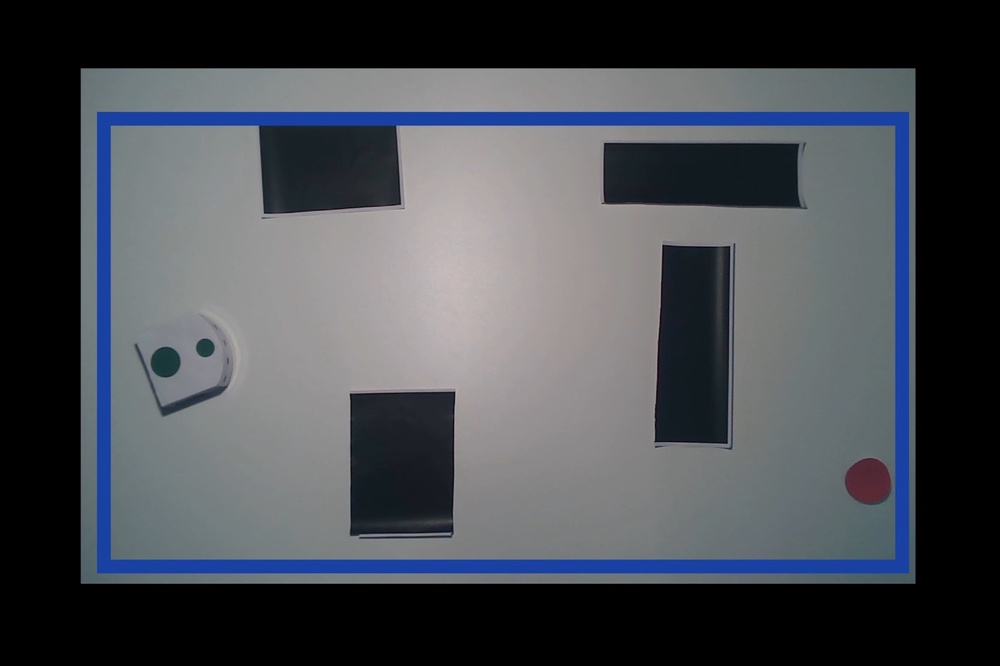
#> input picture Final_map.jpg, 1000 x 666 px, shrunk from 1616 x 1077 before the run
$ jupyter execute --allow-errors Vision_Pipeline.ipynb   (shell and % lines are left out)
#> lines starting #> are read from the running program, lines starting #| are printed output that depends on the picture; after the words box and inside, x2 and y2 are one past the last pixel; in counts of white or black regions, pixels touching at a corner belong together
# Imports

[cell 1]
import cv2
import numpy as np
import matplotlib.pyplot as plt
from matplotlib import colors
import math
import time
import heapq

# Vision Pipeline

[cell 2]
map_raw = cv2.imread('Final_map.jpg')
#> map_raw is the input picture: shape (666, 1000, 3); mean B, G, R 81.3, 75.2, 71.5

## 1. Goal Detection

[cell 3]
def find_goal(map_raw):
    # WRITE CODE TO TAKE PICTURE (named map_raw)
    # Code Here:

    # Values for detecting the color red
    low_red = np.array([150, 100, 50])
    high_red = np.array([200, 255, 255])

    # Convert image to HSV
    map_hsv = cv2.cvtColor(map_raw, cv2.COLOR_BGR2HSV)

    # Apply mask to image to get the goal (red circle)
    mask = cv2.inRange(map_hsv, low_red, high_red)
    map_mask_goal = cv2.bitwise_and(map_raw, map_raw, mask=mask)

    # Convert image to gray
    gray_goal = cv2.cvtColor(map_mask_goal, cv2.COLOR_BGR2GRAY)

    # Detect circles
    circles = cv2.HoughCircles(gray_goal, cv2.HOUGH_GRADIENT,
                               1, 20, param1=100, param2=10,
                               minRadius=20, maxRadius=100)

    # Output
    if circles is None:
        print("Warning: No goal found, take another picture.")
        find_goal(map_raw) # Remove argument when code is modified
    else:
        return [circles[0, 0, 0], circles[0, 0, 1]]

## 2. Thymio Detection

[cell 4]
def find_thymio(map_raw):
    # WRITE CODE TO TAKE PICTURE (named map_raw)
    # Code Here:


    # Values for detecting the color green
    low_green = np.array([10, 100, 50])
    high_green = np.array([130, 255, 255])

    # Convert image to HSV
    map_hsv = cv2.cvtColor(map_raw, cv2.COLOR_BGR2HSV)

    # Apply mask to image to get the goal (red circle)
    mask = cv2.inRange(map_hsv, low_green, high_green)
    map_mask_thymio = cv2.bitwise_and(map_raw, map_raw, mask=mask)

    # Convert image to gray
    gray_thymio = cv2.cvtColor(map_mask_thymio, cv2.COLOR_BGR2GRAY)

    # Detect circles
    circles = cv2.HoughCircles(gray_thymio, cv2.HOUGH_GRADIENT,
                               1, 20, param1=100, param2=10,
                               minRadius=0, maxRadius=100)

    # Output
    if circles.shape[1]<2:
        print("Warning: No thymio found, take another picture.")
        find_thymio(map_raw) # Remove argument when code is modified
    else:
        if circles[0][0][2] > circles[0][1][2]:
            xp,yp,rp = circles[0][1]
            xg,yg,rg = circles[0][0]
        else:
            xp,yp,rp = circles[0][0]
            xg,yg,rg = circles[0][1]

        direction = [xp-xg,yp-yg]

        thymio_x = xg
        thymio_y = yg
        thymio_theta = np.arctan2(direction[1], direction[0])

        return [thymio_x, thymio_y, thymio_theta]

## 3. Occupancy Grid

#> (a cell that did not finish here is left out)

[cell 6]
map_raw = cv2.imread('Final_map.jpg')
grid_size = 40
cmap = colors.ListedColormap(['white', 'black']) # Select the colors with which to display obstacles and free cells

start = time.time()
goal_pos = find_goal(map_raw)
#> in find_goal, `map_hsv = cv2.cvtColor(map_raw, cv2.COLOR_BGR2HSV)`: map_hsv: shape (666, 1000, 3); mean H, S, V 59.6, 29.2, 82.4
#> in find_goal, `mask = cv2.inRange(map_hsv, low_red, high_red)`:
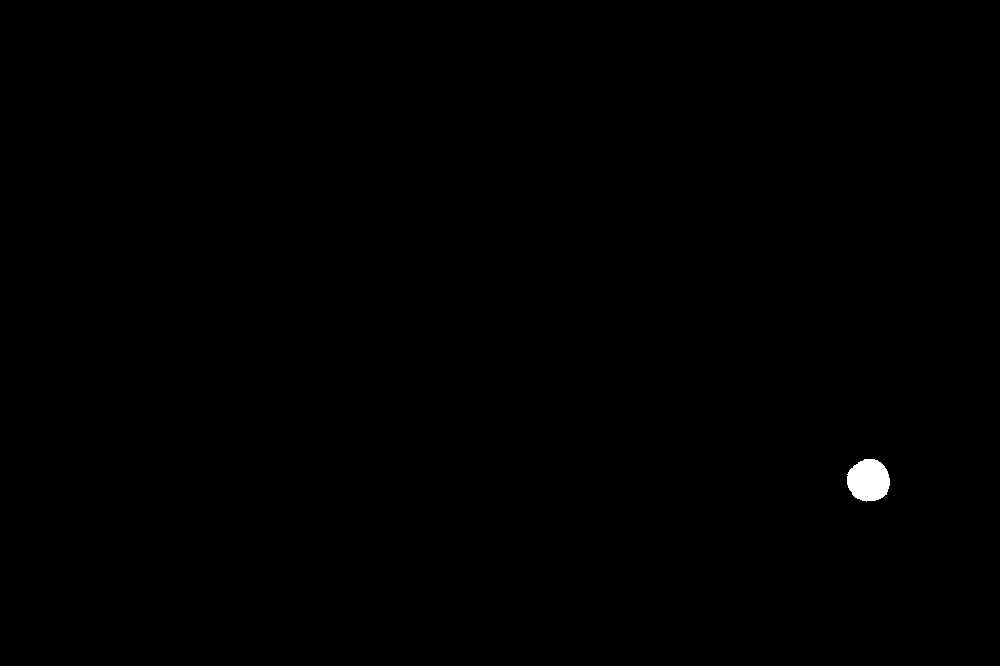
#> mask: shape (666, 1000); 0.22% white; 1 white region, box (x1, y1, x2, y2) and area: (847, 459, 890, 502) 1441
#> in find_goal, `circles = cv2.HoughCircles(gray_goal, cv2.HOUGH_GRADIENT, 1, 20, param..`: circles = [[868.5, 480.5, 21.2]]
#> goal_pos = [868.5, 480.5]
end = time.time()
print("Goal Detection Time:", end - start, "s")

start = time.time()
thymio_pos = find_thymio(map_raw)
#> in find_thymio, `mask = cv2.inRange(map_hsv, low_green, high_green)`:
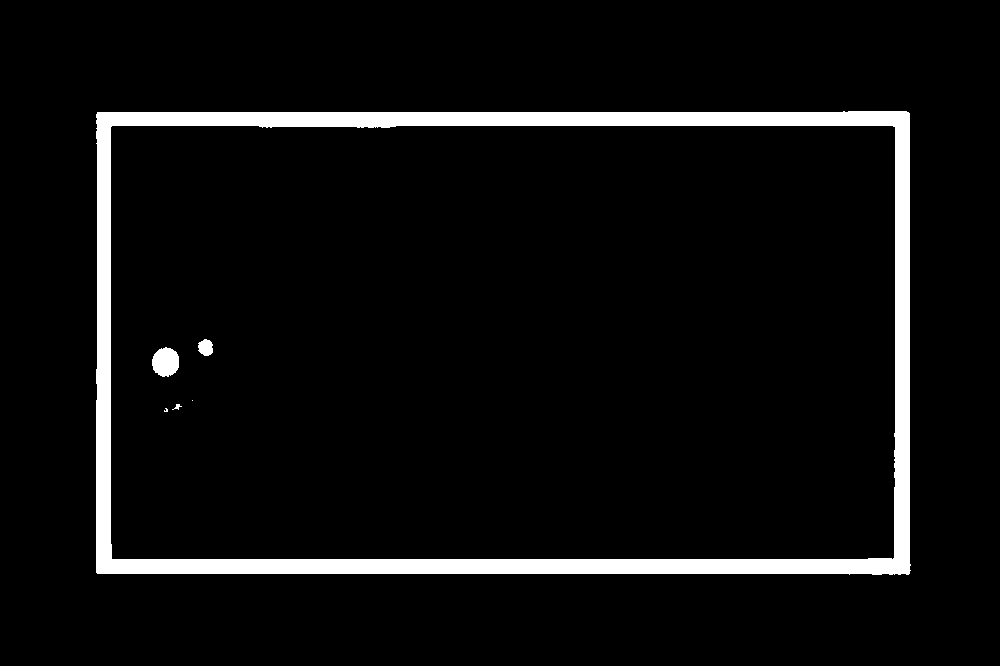
#> mask: shape (666, 1000); 5.6% white; 6 white regions (2 under 20 px), largest, box (x1, y1, x2, y2) and area: (96, 111, 911, 575) 36729, (152, 347, 179, 377) 631, (198, 339, 213, 356) 198, (172, 404, 182, 410) 26
#> in find_thymio, `map_mask_thymio = cv2.bitwise_and(map_raw, map_raw, mask=mask)`:
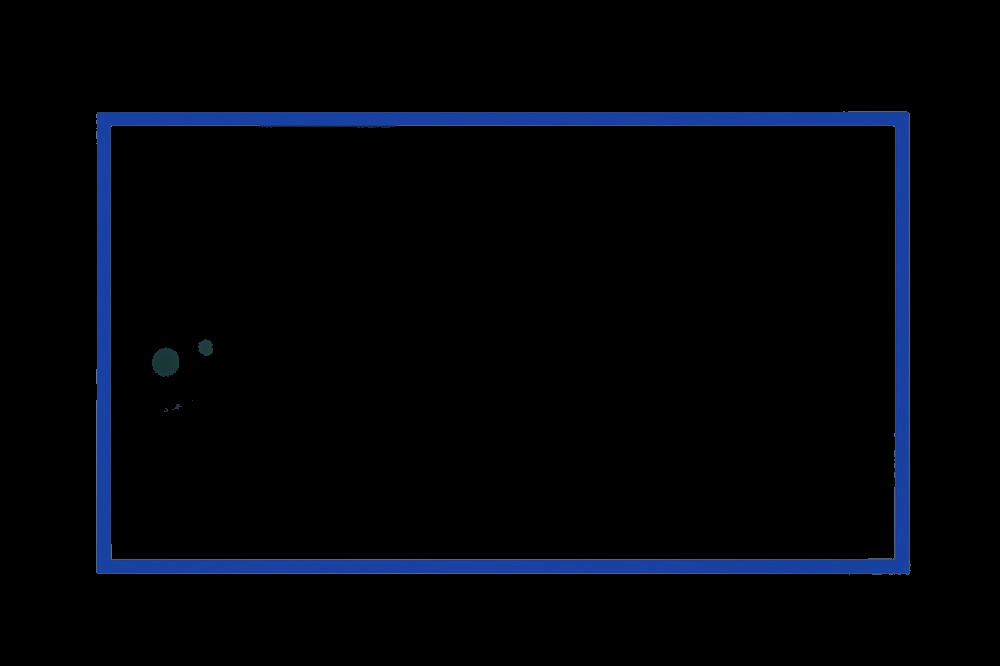
#> map_mask_thymio: shape (666, 1000, 3); mean B, G, R 8.7, 3.8, 1.7
#> in find_thymio, `gray_thymio = cv2.cvtColor(map_mask_thymio, cv2.COLOR_BGR2GRAY)`:
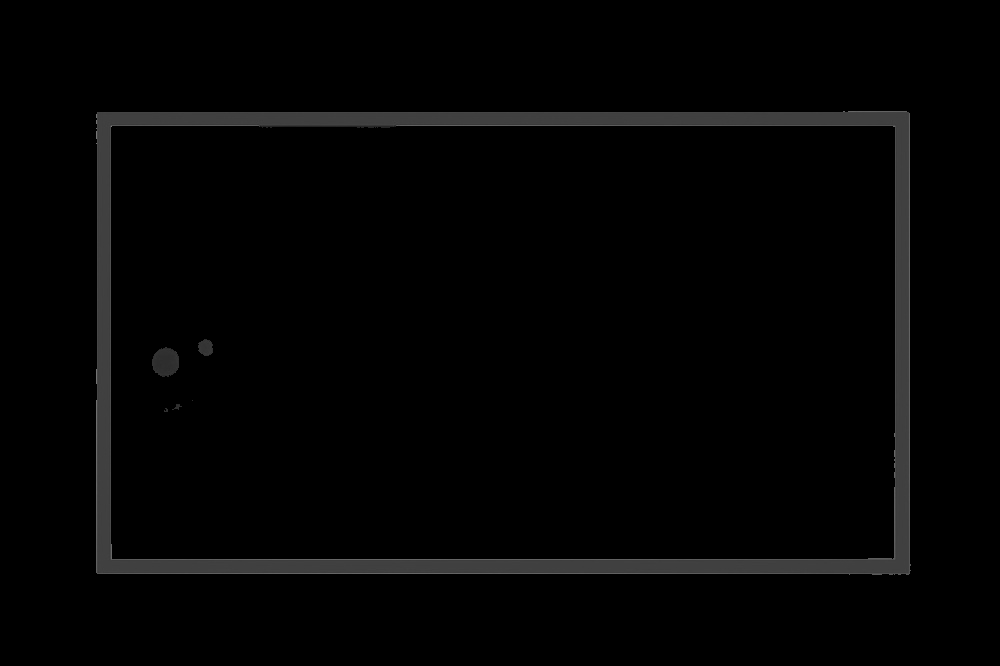
#> gray_thymio: shape (666, 1000); min 0, max 126, mean 3.7
#> in find_thymio, `circles = cv2.HoughCircles(gray_thymio, cv2.HOUGH_GRADIENT, 1, 20, par..`: circles = [[165.5, 362.5, 14], [204.5, 346.5, 7.1], [192.5, 389.5, 52.7]]
#> in find_thymio, `xp,yp,rp = circles[0][1]`: xp = 204.5; yp = 346.5; rp = 7.1
#> in find_thymio, `xg,yg,rg = circles[0][0]`: xg = 165.5; yg = 362.5; rg = 14
#> in find_thymio, `direction = [xp-xg,yp-yg]`: direction = [39, -16]
#> in find_thymio, `thymio_x = xg`: thymio_x = 165.5
#> in find_thymio, `thymio_y = yg`: thymio_y = 362.5
#> in find_thymio, `thymio_theta = np.arctan2(direction[1], direction[0])`: thymio_theta = -0.389
#> thymio_pos = [165.5, 362.5, -0.389]
end = time.time()
print("Thymio Detection Time:", end - start, "s")

start = time.time()
#> (the rest of this cell did not finish here and is left out)
